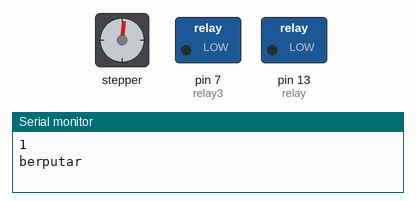
Recording of a sketch running on a simulated Arduino Uno, built with avr-gcc and run on an emulated ATmega328P. On the bench: stepper motor, switched loads named in the sketch (green lamp = pin HIGH), the last lines printed to the serial monitor. Stepper angles assume 500 steps per turn.

Above: at 0.15 s.
At 9.83 s:
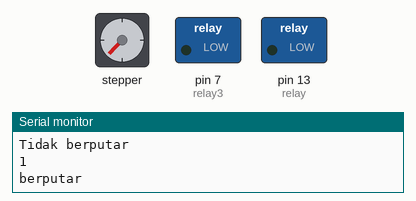
At 19.81 s:
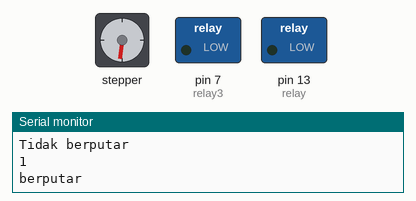
At 39.77 s:
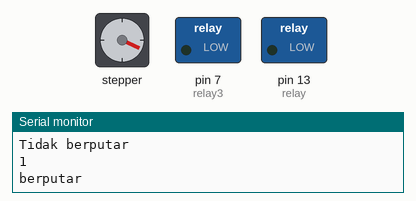
Timing chart, 0 to 40.0 s (numbered marks = the images above):
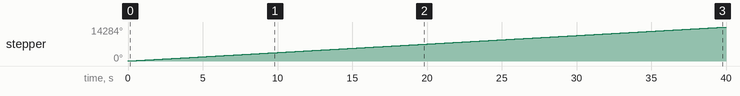

The sketch:

latihanStepperL298n.ino
```cpp
// Include the Arduino Stepper Library
const int relay3 = 7;
#include <Stepper.h>
#include <Wire.h>

const int LDR = A0;
int cahayaMatahari = 0;

const int relay = 13;

// Number of steps per output rotation
const int stepsPerRevolution = 500;

// Create Instance of Stepper library
Stepper myStepper(stepsPerRevolution, 8, 9, 10, 11);

void setup()
{
  pinMode(relay3,OUTPUT);
  // set the speed at 60 rpm:
  myStepper.setSpeed(60);
  pinMode(relay,OUTPUT);
  // initialize the serial port:
  Serial.begin(9600);
}
int ulang = 1;
void loop()
{
  Serial.println(ulang);
  // step one revolution in one direction:

digitalWrite(relay, LOW);
  Serial.println("berputar");

  myStepper.step(stepsPerRevolution); //Menutup
//   myStepper.step(-stepsPerRevolution); //Membuka


    Serial.println("Tidak berputar");

}
```

Measured:
- by itself, stepper: keeps turning clockwise at about 357°/s
